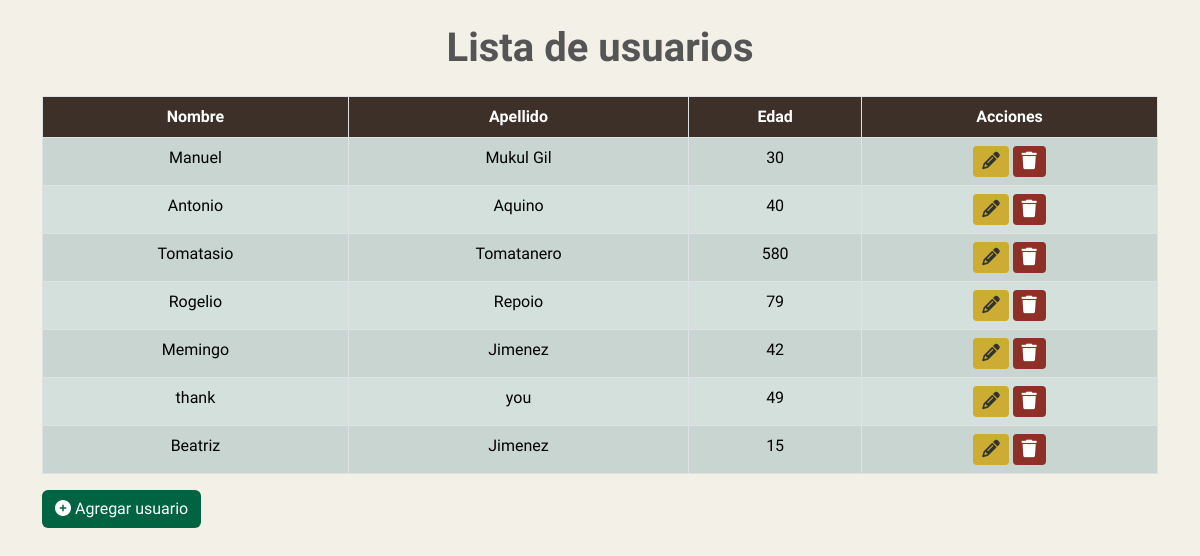
The page / on the database its author committed.
### usuarios/models.py (models this page shows)
class Cliente(models.Model):
    nombre = models.CharField(max_length=30)
    apellido = models.CharField(max_length=30)
    edad = models.CharField(max_length=10)

### usuarios/views.py (the view)
# urls.py: url(r'^$', index, name="index"),
def index(request):
    usuarios = Cliente.objects.all()
    return render(request, "index.html", {"usuarios":usuarios})

### usuarios/templates/index.html (shortened to what this page needs)
{% extends 'base.html' %}
{% block content %}
    <div class="mt-4">
        <h1 class="mb-4 text-center">Lista de usuarios</h1>
        <table class="table table-bordered table-striped">
            <thead>
                <tr class="bg-custom-primary">
                    <th>Nombre</th>
                    <th>Apellido</th>
                    <th>Edad</th>
                    <th>Acciones</th>
                </tr>
            </thead>
            <tbody>
                {% for usuario in usuarios %}
                    <tr class="user-row">
                        <td>{{ usuario.nombre }}</td>
                        <td>{{ usuario.apellido }}</td>
                        <td>{{ usuario.edad }}</td>
                        <td>
                            <a href="{% url 'editar_cliente' usuario.id %}" class="btn btn-custom-warning btn-sm">
                            </a>
                            <a href="#" class="btn btn-custom-danger btn-sm" onclick="confirmDelete('{{ usuario.id }}')">
                            </a>
                        </td>
                    </tr>
                {% endfor %}
            </tbody>
        </table>
        <a href="{% url 'agregar_registro' %}" class="btn btn-custom-primary mx-auto">
        <i class="fas fa-plus-circle"></i>    Agregar usuario
        </a>
    </div>
{% endblock %}

### usuarios/templates/base.html (shortened to what this page needs)
{% load static %}
<!DOCTYPE html>
<html lang="en">
<head>
    <link rel="stylesheet" href="https://cdn.jsdelivr.net/npm/bootstrap@5.3.2/dist/css/bootstrap.min.css">
    <link rel="stylesheet" href="https://cdnjs.cloudflare.com/ajax/libs/font-awesome/6.5.1/css/all.min.css" />
    <link rel="stylesheet" href="{% static 'custom-styles.css' %}">
</head>
<body>
    <div class="container">
        {% block content %}{% endblock %}
    </div>
</body>
</html>

### static/custom-styles.css (style rules this page uses)
h1 { font-family: 'CustomFontName', sans-serif; font-weight: bold; }
body { font-family: 'CustomFontName', sans-serif; background-color: #f3f0e8; color: #555; }
.container { margin-top: 20px; }
.table th { text-align: center; background-color: #3d3028; color: #fff; }
.table td { text-align: center; background-color: #d3e0dc; }
.bg-custom-primary { background-color: #006442; color: #fff; }
.btn-custom-primary { background-color: #006442; color: #fff; }
.btn-custom-danger { background-color: #8e2f28; color: #fff; }
.btn-custom-warning { background-color: #ccac32; color: #333; }

### rows shown on the page
Cliente: nombre "Manuel", apellido "Mukul Gil", edad "30"
Cliente: nombre "Antonio", apellido "Aquino", edad "40"
Cliente: nombre "Tomatasio", apellido "Tomatanero", edad "580"
Cliente: nombre "Rogelio", apellido "Repoio", edad "79"
Cliente: nombre "Memingo", apellido "Jimenez", edad "42"
Cliente: nombre "thank", apellido "you", edad "49"
Cliente: nombre "Beatriz", apellido "Jimenez", edad "15"
